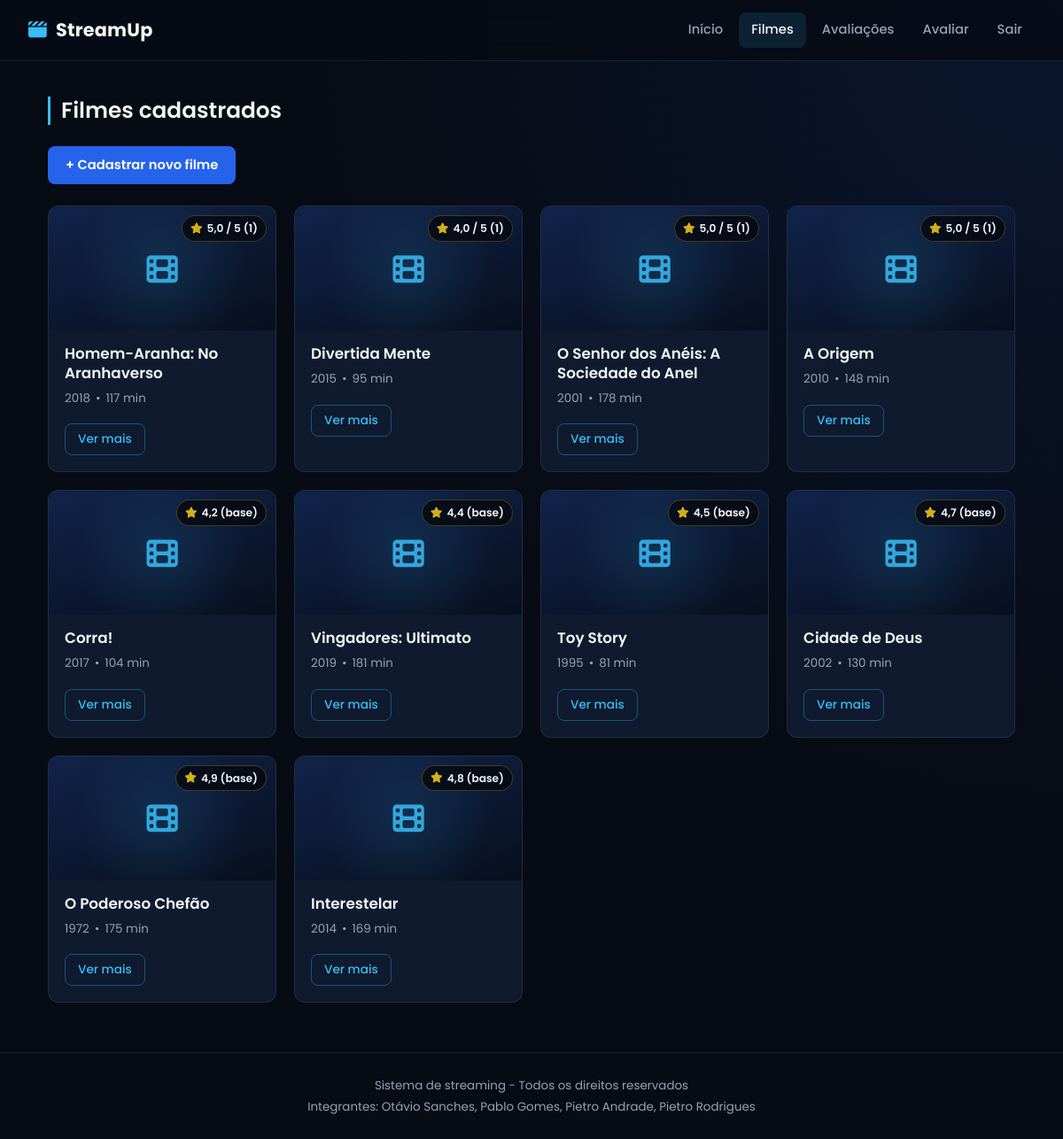
The app's page /filmes/listar.php (signed in) with its own data.
### tables this page shows
CREATE TABLE `filmes` (
  `id` int(11) NOT NULL,
  `titulo` varchar(150) NOT NULL,
  `sinopse` text NOT NULL,
  `ano_lancamento` year(4) NOT NULL,
  `avaliacao` decimal(3,2) NOT NULL,
  `duracao_minutos` int(11) NOT NULL,
  `genero` varchar(50) NOT NULL
);

### filmes/listar.php (the view, shortened to what this page needs)
<?php
require __DIR__ . '/../conexao.php';
$sql = "SELECT
            f.id,
            f.titulo,
            f.sinopse,
            f.ano_lancamento,
            f.duracao_minutos,
            f.genero,
            f.avaliacao AS avaliacao_base,
            ROUND(AVG(a.Score), 1) AS media_avaliacoes,
            COUNT(a.id) AS total_avaliacoes
        FROM filmes f
        LEFT JOIN avaliacoes a ON a.filme_id = f.id
        GROUP BY f.id
        ORDER BY f.id DESC";
$resultado = mysqli_query($conexao, $sql);
$comentarios_por_filme = [];
$sql_com = "SELECT
                a.filme_id,
                a.Score,
                a.comentario,
                u.nome AS usuario_nome
            FROM avaliacoes a
            INNER JOIN usuarios u ON a.usuario_id = u.id
            ORDER BY a.id DESC";
$res_com = mysqli_query($conexao, $sql_com);
if ($res_com) {
    while ($c = mysqli_fetch_assoc($res_com)) {
        $fid = (int) $c['filme_id'];
        $comentarios_por_filme[$fid][] = [
            'usuario'    => $c['usuario_nome'],
            'score'      => (int) $c['Score'],
            'comentario' => $c['comentario'],
        ];
    }
}
require __DIR__ . '/../cabecalho.php';
?>
<main>
    <h2>Filmes cadastrados</h2>
    <a href="cadastrar.php" class="btn-novo">+ Cadastrar novo filme</a>
    <?php if ($resultado && mysqli_num_rows($resultado) > 0) { ?>
        <div class="filmes-grid">
            <?php while ($filme = mysqli_fetch_assoc($resultado)) {
                $id_filme = (int) $filme['id'];
                $media_texto = ($filme['total_avaliacoes'] > 0)
                    ? number_format((float) $filme['media_avaliacoes'], 1, ',', '.') . ' / 5 (' . (int) $filme['total_avaliacoes'] . ')'
                    : number_format((float) $filme['avaliacao_base'], 1, ',', '.') . ' (base)';
                $payload = json_encode([
                    'id'          => $id_filme,
                    'titulo'      => $filme['titulo'],
                    'sinopse'     => $filme['sinopse'],
                    'ano'         => $filme['ano_lancamento'],
                    'duracao'     => (int) $filme['duracao_minutos'],
                    'genero'      => $filme['genero'],
                    'avaliacao'   => $media_texto,
                    'comentarios' => $comentarios_por_filme[$id_filme] ?? [],
                ], JSON_UNESCAPED_UNICODE);
                $dados_attr = htmlspecialchars($payload, ENT_QUOTES, 'UTF-8');
            ?>
                <article class="filme-card">
                    <div class="filme-thumb">
                        <i class="fa-solid fa-film"></i>
                        <span class="badge-nota"><i class="fa-solid fa-star"></i> <?php echo htmlspecialchars($media_texto); ?></span>
                    </div>
                    <div class="filme-corpo">
                        <h3><?php echo htmlspecialchars($filme['titulo']); ?></h3>
                        <div class="filme-meta">
                            <span><?php echo htmlspecialchars($filme['ano_lancamento']); ?></span>
                            <span>•</span>
                            <span><?php echo (int) $filme['duracao_minutos']; ?> min</span>
                        </div>
                        <button type="button" class="btn-ver-mais" data-filme="<?php echo $dados_attr; ?>">
                            Ver mais
                        </button>
                    </div>
                </article>
            <?php } ?>
        </div>
    <?php } else { ?>
        <p>Nenhum filme cadastrado ainda.</p>
    <?php } ?>
</main>
<?php require __DIR__ . '/../rodape.php'; ?>

### cabecalho.php (shortened to what this page needs)
<?php
$base_url = '/StreamingDeFilmes_PHP/';
$esta_logado = isset($_SESSION['usuario_id']);
$pagina_atual = $_SERVER['SCRIPT_NAME'];
function link_ativo($trecho)
{
    global $pagina_atual;
    return str_contains($pagina_atual, $trecho) ? ' class="ativo" aria-current="page"' : '';
}
?>
<!DOCTYPE html>
<html lang="pt-BR">
<head>
    <link rel="stylesheet" href="https://cdnjs.cloudflare.com/ajax/libs/font-awesome/6.5.1/css/all.min.css">
    <link rel="stylesheet" href="<?php echo $base_url; ?>css/style.css">
</head>
<body>
    <header class="header">
        <div class="logo">
            <i class="fa-solid fa-clapperboard"></i>
            StreamUp
        </div>
        <nav class="nav">
            <a href="<?php echo $base_url; ?>index.php"<?php echo link_ativo('/index.php'); ?>>Início</a>
            <a href="<?php echo $base_url; ?>filmes/listar.php"<?php echo link_ativo('/filmes/'); ?>>Filmes</a>
            <?php if ($esta_logado) { ?>
                <a href="<?php echo $base_url; ?>avaliacoes/listar.php"<?php echo link_ativo('/avaliacoes/listar.php'); ?>>Avaliações</a>
                <a href="<?php echo $base_url; ?>avaliacoes/avaliar.php"<?php echo link_ativo('/avaliacoes/avaliar.php'); ?>>Avaliar</a>
                <a href="<?php echo $base_url; ?>logout.php">Sair</a>
            <?php } else { ?>
                <a href="<?php echo $base_url; ?>login.php?aviso=login_necessario">Avaliações</a>
                <a href="<?php echo $base_url; ?>login.php"<?php echo link_ativo('/login.php'); ?>>Login</a>
            <?php } ?>
        </nav>
    </header>

### rodape.php
    <footer>
        <p>Sistema de streaming - Todos os direitos reservados</p>
        <p>Integrantes: Otávio Sanches, Pablo Gomes, Pietro Andrade, Pietro Rodrigues</p>
    </footer>
</body>
</html>

### css/style.css (style rules this page uses)
:root { --bg: #070b14; --bg-elevado: #0c1424; --card: #0f1a2e; --card-hover: #13213a; --input: #08101d; --borda: rgba(148, 163, 184, 0.14); --borda-forte: rgba(56, 189, 248, 0.32); --texto: #f1f5f9; --texto-suave: #cbd5e1; --texto-mudo: #94a3b8; --azul: #2563eb; --azul-claro: #3b82f6; --ciano: #38bdf8; --amarelo: #facc15; --verde: #34d399; --vermelho: #f87171; --raio-sm: 8px; --raio: 12px; --raio-lg: 16px; --sombra: 0 10px 30px rgba(0, 0, 0, 0.45); --sombra-hover: 0 14px 36px rgba(0, 0, 0, 0.55); --transicao: 0.2s ease; }
* { box-sizing: border-box; }
body { margin: 0; min-height: 100vh; display: flex; flex-direction: column; font-family: 'Poppins', 'Segoe UI', system-ui, sans-serif; line-height: 1.6; color: var(--texto); background: radial-gradient(ellipse at top right, rgba(37, 99, 235, 0.12), transparent 50%), var(--bg); -webkit-font-smoothing: antialiased; }
h1, h2, h3, h4 { margin: 0; line-height: 1.3; }
a { color: var(--ciano); }
.header { position: sticky; top: 0; z-index: 100; display: flex; justify-content: space-between; align-items: center; padding: 14px 32px; background: rgba(7, 11, 20, 0.85); backdrop-filter: blur(12px); border-bottom: 1px solid var(--borda); }
.logo { display: flex; align-items: center; gap: 10px; font-size: 1.3rem; font-weight: 700; letter-spacing: 0.2px; }
.logo i { color: var(--ciano); }
.nav { display: flex; align-items: center; gap: 4px; }
.nav a { padding: 8px 14px; border-radius: var(--raio-sm); color: var(--texto-mudo); font-size: 0.92rem; font-weight: 500; text-decoration: none; transition: color var(--transicao), background-color var(--transicao); }
.nav a.ativo { color: var(--texto); background: rgba(56, 189, 248, 0.12); }
main { flex: 1; width: 100%; max-width: 1140px; margin: 0 auto; padding: 40px 24px 56px; }
main h2 { margin-bottom: 24px; padding-left: 12px; border-left: 3px solid var(--ciano); font-size: 1.55rem; font-weight: 600; }
main > a, .btn-novo-acao, form button { display: inline-flex; align-items: center; justify-content: center; gap: 8px; padding: 10px 20px; border: none; border-radius: var(--raio-sm); background: var(--azul); color: #ffffff; font-family: inherit; font-size: 0.92rem; font-weight: 600; text-decoration: none; cursor: pointer; transition: background-color var(--transicao), transform var(--transicao); }
main > a { margin-bottom: 24px; }
.filmes-grid { display: grid; grid-template-columns: repeat(auto-fill, minmax(250px, 1fr)); gap: 20px; }
.filme-card { display: flex; flex-direction: column; overflow: hidden; border: 1px solid var(--borda); border-radius: var(--raio); background: var(--card); transition: transform var(--transicao), border-color var(--transicao), box-shadow var(--transicao), background-color var(--transicao); }
.filme-thumb { position: relative; display: flex; align-items: center; justify-content: center; height: 140px; background: radial-gradient(circle at center, rgba(56, 189, 248, 0.12), transparent 65%), linear-gradient(160deg, #10234a, #080f1e); color: var(--ciano); font-size: 2.2rem; }
.filme-thumb i { opacity: 0.85; }
.badge-nota { position: absolute; top: 10px; right: 10px; display: inline-flex; align-items: center; gap: 5px; padding: 4px 9px; border: 1px solid rgba(250, 204, 21, 0.25); border-radius: 999px; background: rgba(5, 8, 15, 0.8); color: var(--texto); font-size: 0.76rem; font-weight: 600; }
.badge-nota i { color: var(--amarelo); }
.filme-corpo { display: flex; flex: 1; flex-direction: column; gap: 6px; padding: 16px 18px 18px; }
.filme-corpo h3 { font-size: 1.05rem; font-weight: 600; }
.filme-meta { display: flex; flex-wrap: wrap; gap: 6px; color: var(--texto-mudo); font-size: 0.84rem; }
.btn-ver-mais { align-self: flex-start; margin-top: auto; padding: 7px 14px; border: 1px solid rgba(56, 189, 248, 0.35); border-radius: var(--raio-sm); background: transparent; color: var(--ciano); font-family: inherit; font-size: 0.85rem; font-weight: 500; cursor: pointer; transition: background-color var(--transicao), border-color var(--transicao); }
.filme-meta + .btn-ver-mais { margin-top: 12px; }
footer { padding: 24px 16px; border-top: 1px solid var(--borda); color: var(--texto-mudo); font-size: 0.84rem; text-align: center; }
footer p { margin: 2px 0; }

### records on screen
filmes: media_texto "5,0 / 5 (1)", titulo "Homem-Aranha: No Aranhaverso", ano_lancamento "2018", duracao_minutos "117"
filmes: media_texto "4,0 / 5 (1)", titulo "Divertida Mente", ano_lancamento "2015", duracao_minutos "95"
filmes: media_texto "5,0 / 5 (1)", titulo "O Senhor dos Anéis: A Sociedade do Anel", ano_lancamento "2001", duracao_minutos "178"
filmes: media_texto "5,0 / 5 (1)", titulo "A Origem", ano_lancamento "2010", duracao_minutos "148"
filmes: media_texto "4,2 (base)", titulo "Corra!", ano_lancamento "2017", duracao_minutos "104"
filmes: media_texto "4,4 (base)", titulo "Vingadores: Ultimato", ano_lancamento "2019", duracao_minutos "181"
filmes: media_texto "4,5 (base)", titulo "Toy Story", ano_lancamento "1995", duracao_minutos "81"
filmes: media_texto "4,7 (base)", titulo "Cidade de Deus", ano_lancamento "2002", duracao_minutos "130"
filmes: media_texto "4,9 (base)", titulo "O Poderoso Chefão", ano_lancamento "1972", duracao_minutos "175"
filmes: media_texto "4,8 (base)", titulo "Interestelar", ano_lancamento "2014", duracao_minutos "169"
